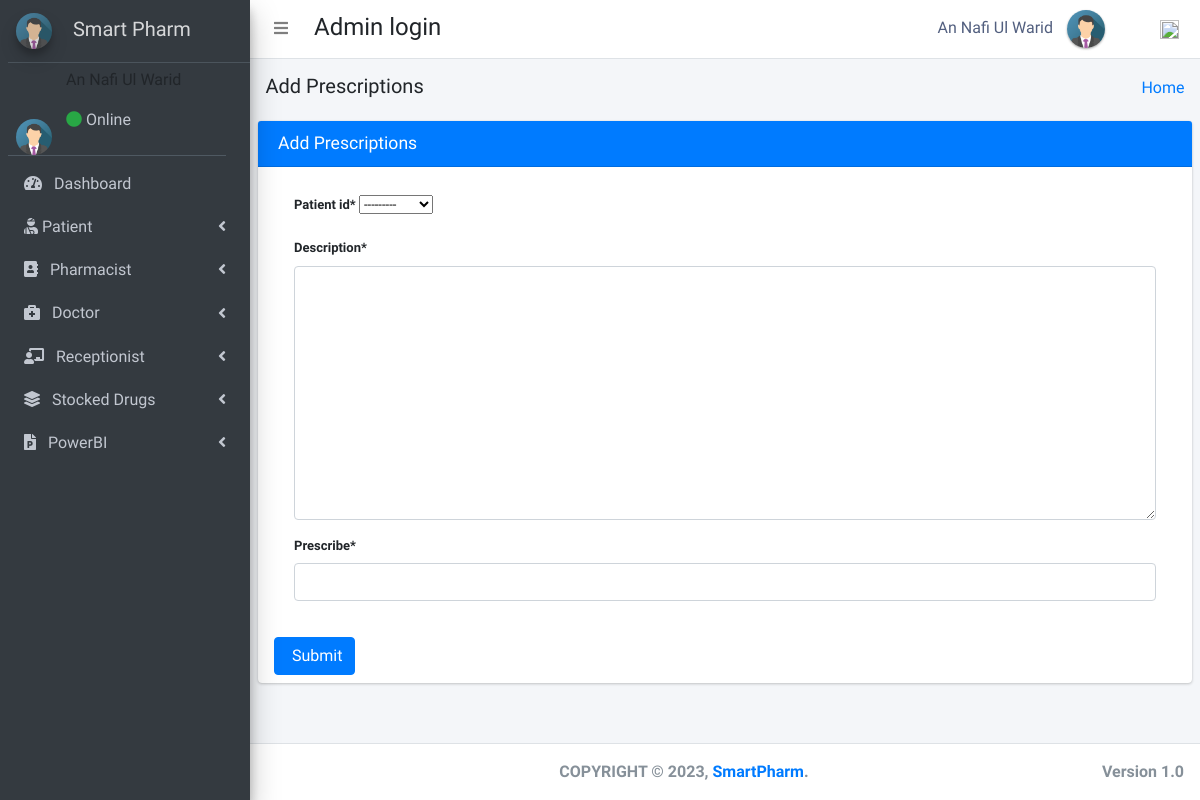
The app's page /admin_user/prescribe_drug/ (signed in) with its own data.
### pharmacy/models.py (models this page shows, shortened)
class CustomUser(AbstractUser):
    user_type_data = ((1, "AdminHOD"), (2, "Pharmacist"), (3, "Doctor"), (4, "PharmacyClerk"), (5, "Patients"))
    user_type = models.CharField(default=1, choices=user_type_data, max_length=10)

class AdminHOD(models.Model):
    gender_category = (
        ('Male', 'Male'),
        ('Female', 'Female'),
    )
    admin = models.OneToOneField(CustomUser, null=True, on_delete=models.CASCADE)
    emp_no = models.CharField(max_length=100, null=True, blank=True)
    gender = models.CharField(max_length=100, null=True, choices=gender_category)
    mobile = models.CharField(max_length=10, null=True, blank=True)
    address = models.CharField(max_length=300, null=True, blank=True)
    profile_pic = models.ImageField(default="admin.png", null=True, blank=True)
    created_at = models.DateTimeField(auto_now_add=True)
    updated_at = models.DateTimeField(auto_now=True)
    date_employed = models.DateTimeField(auto_now_add=True, auto_now=False)
    objects = models.Manager()

### pharmacy/HODViews.py (the view)
# urls.py: path('admin_user/prescribe_drug/',HODViews.addPrescription,name='prescribe'),
def addPrescription(request):
    form = PrescriptionForm(request.POST or None)
    if form.is_valid():
        form.save()
        return redirect('prescribe')
    context = {
        "form": form,
        "title": "Prescribe Drug"
    }
    return render(request, 'hod_templates/prescribe.html', context)

### pharmacy/forms.py
class PrescriptionForm(forms.ModelForm):
    class Meta:
        model = Prescription
        fields = '__all__'

### pharmacy/LoginCheckMiddleWare.py (called while the page is built, shortened)
    def process_view(self, request, view_func, view_args, view_kwargs):
        modulename = view_func.__module__
        user = request.user
        if user.is_authenticated:
            if user.user_type == "1":
                if modulename == "pharmacy.HODViews":
                    pass
                elif modulename == "":
                    pass
                elif modulename == "pharmacy.views" or modulename == "django.views.static":
                    pass
                else:
                    pass
            else:
                return redirect("login")
        else:
            if request.path == reverse("login"):
                pass
            else:
                return redirect("login")

### pharmacy/models.py (called while the page is built)
    def __str__(self):
        return str(self.admin)

### pharmacy/templates/hod_templates/prescribe.html (shortened to what this page needs)
{% extends 'hod_templates/base_template.html'%}
{% load crispy_forms_tags %}
{% block page_title %}
<h5>Add Prescriptions</h5>
{% endblock page_title %}
{% block main_content %}
<section class="content">
        <div class="row">
                <div class="col-md-12">
                    <div class="card card-primary">
                    <div class="card-header">
                        <h3 class="card-title">Add Prescriptions</h3>
                    </div>
                    <form  method="POST" style="font-size:13px;" class='px-3 py-2'>
                            <div class="card-body">
    {{form|crispy}}
                            </div>
                                                   <input type="submit" class="btn btn-primary" >
                        </form>
                    </div>
                </div>
            </div>
</section>
{% endblock main_content %}

### pharmacy/templates/hod_templates/base_template.html (shortened to what this page needs)
{% extends 'base_file.html' %} {% block htm %}
<body class="hold-transition sidebar-mini layout-fixed">
    <div class="wrapper">
        <nav class="main-header navbar navbar-expand navbar-white navbar-light">
            <ul class="navbar-nav">
                <li class="nav-item">
                    <a class="nav-link" data-widget="pushmenu" href="#" role="button"><i class="fas fa-bars"></i></a>
                </li>
            </ul>
            <h4 style="margin-left: 10px; margin-top: 5px;">Admin login </h4>
            <ul class="navbar-nav ml-auto">
                <li class="mx-3">
                    <a href="#" class="sm-submenu-with-image a">
                        <span>{{user.first_name}}  {{user.last_name}}</span>
                        <img src="{{request.user.adminhod.profile_pic.url}}" class="img-circle elevation-1" width="38" height="38" alt="">
                    </a>
                </li>
                <li class="nav-item dropdown ml-3 low">
                    <a href="#" class="btn btn-outlined btn-black text-muted bg-transparent " data-toggle="dropdown" aria-expanded="false" data-wow-delay="0.7s"><img src="https://img.icons8.com/ios/50/000000/settings.png" width="19" height="19">
                    </a>
                </li>
            </ul>
        </nav>
        {% include 'hod_templates/sidebar.html'%}
        <div class="content-wrapper">
            <div class="content-header">
                <div class="container-fluid">
                    <div class="row ">
                        <div class="col-sm-6">
                            <h1 class="m-0 text-dark">
                                {% block page_title %} {% endblock page_title %}
                            </h1>
                        </div>
                        <div class="col-sm-6 ">
                            <ol class="breadcrumb float-sm-right">
                                <li class="breadcrumb-item"><a href="">Home</a></li>
                            </ol>
                        </div>
                    </div>
                </div>
            </div>
            {% block main_content %} {% endblock main_content %}
        </div>
        {% include 'hod_templates/footer.html'%}
    </div>
    {% endblock htm %}

### pharmacy/templates/hod_templates/sidebar.html (shortened to what this page needs)
<aside class="main-sidebar sidebar-dark-primary elevation-4">
    <a href="" class="brand-link ml-2">
        <img src="{{request.user.adminhod.profile_pic.url}}" alt="" width="36" height="36" class=" img-circle elevation-3" style="opacity: .8">
        <span class="brand-text font-weight-light mt-1 ml-3 mmust">Smart Pharm</span>
    </a>
    <div class="sidebar">
        <div class="user-panel mr-3">
            <div class="pull-left image sm-submenu-with-image a ml-2 ">
                <img src="{{request.user.adminhod.profile_pic.url}}" class="img-circle mt-2" width="36" height="36" alt="User Image">
            </div>
            <div class="pull-left info">
                <p>{{user.first_name}} {{user.last_name}}</p>
                <a href="#"><i class="fa fa-circle text-success "></i> Online</a>
            </div>
        </div>
        <nav class="mt-2">
            <ul class="nav nav-pills nav-sidebar flex-column" data-widget="treeview" role="menu" data-accordion="false">
                <li class="nav-item">
                    <a href="{% url  'admin_dashboard' %}" class="nav-link">
                        <i class="fas fa-tachometer-alt mr-2"></i>
                        <p>
                            Dashboard
                        </p>
                    </a>
                </li>
                <li class="nav-item">
                    <a href="#" class="nav-link">
                        <i class="fas fa-user-injured"></i>
                        <p>
                            Patient
                            <i class="right fas fa-angle-left"></i>
                        </p>
                    </a>
                </li>
                <li class="nav-item">
                    <a href="#" class="nav-link">
                        <i class="fas fa-address-book mr-2"></i>
                        <p>
                            Pharmacist
                            <i class="right fas fa-angle-left"></i>
                        </p>
                    </a>
                </li>
                <li class="nav-item">
                    <a href="#" class="nav-link">
                        <i class="fas fa-briefcase-medical mr-2"></i>
                        <p>
                            Doctor
                            <i class="right fas fa-angle-left"></i>
                        </p>
                    </a>
                </li>
                <li class="nav-item">
                    <a href="#" class="nav-link">
                        <i class="fas fa-chalkboard-teacher mr-2"></i>
                        <p>
                            Receptionist
                            <i class="right fas fa-angle-left"></i>
                        </p>
                    </a>
                </li>
                <li class="nav-item">
                    <a href="#" class="nav-link">
                        <i class="fas fa-layer-group mr-2"></i>
                        <p>
                            Stocked Drugs
                            <i class="right fas fa-angle-left"></i>
                        </p>
                    </a>
                </li>
                <li class="nav-item">
                    <a href="#" class="nav-link">
                        <i class="fas fa-file-powerpoint mr-2"></i>
                        <p>
                            PowerBI
                            <i class="right fas fa-angle-left"></i>
                        </p>
                    </a>
                </li>
            </ul>
        </nav>
    </div>
</aside>

### pharmacy/static/css/profile.css (style rules this page uses)
li { list-style-type: none ! }
.form-control { font-size: .875rem; }
.navbar-nav span { color: #525f7f !important; margin-right: 10px !important; }
body { font-family: 'Rubik', sans-serif; height: 100% !important; }
input { text-indent: 5px !important; }
input::placeholder { text-indent: 5px !important; }

### records on screen
CustomUser: first_name "An Nafi Ul", last_name "Warid", user.adminhod.profile_pic (picture)
